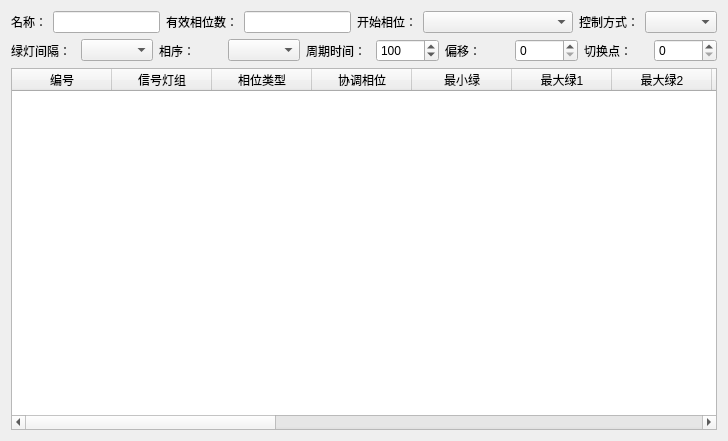
<?xml version="1.0" encoding="UTF-8"?>
<ui version="4.0">
 <class>SgProgWidget</class>
 <widget class="QWidget" name="SgProgWidget">
  <property name="geometry">
   <rect>
    <x>0</x>
    <y>0</y>
    <width>728</width>
    <height>441</height>
   </rect>
  </property>
  <property name="windowTitle">
   <string>SgProgWidget</string>
  </property>
  <layout class="QGridLayout" name="gridLayout">
   <item row="0" column="0">
    <layout class="QHBoxLayout" name="horizontalLayout">
     <item>
      <widget class="QLabel" name="label">
       <property name="text">
        <string>名称：</string>
       </property>
      </widget>
     </item>
     <item>
      <widget class="QLineEdit" name="nameLineEdit"/>
     </item>
     <item>
      <widget class="QLabel" name="label_6">
       <property name="text">
        <string>有效相位数：</string>
       </property>
      </widget>
     </item>
     <item>
      <widget class="QLineEdit" name="countPhaseLineEdit"/>
     </item>
     <item>
      <widget class="QLabel" name="label_8">
       <property name="text">
        <string>开始相位：</string>
       </property>
      </widget>
     </item>
     <item>
      <widget class="QComboBox" name="startPhaseComboBox">
       <property name="minimumSize">
        <size>
         <width>150</width>
         <height>0</height>
        </size>
       </property>
      </widget>
     </item>
     <item>
      <widget class="QLabel" name="label_7">
       <property name="text">
        <string>控制方式：</string>
       </property>
      </widget>
     </item>
     <item>
      <widget class="QComboBox" name="ctrlTypeComboBox"/>
     </item>
    </layout>
   </item>
   <item row="1" column="0">
    <layout class="QHBoxLayout" name="horizontalLayout_2">
     <item>
      <widget class="QLabel" name="label_2">
       <property name="text">
        <string>绿灯间隔：</string>
       </property>
      </widget>
     </item>
     <item>
      <widget class="QComboBox" name="comboBox"/>
     </item>
     <item>
      <widget class="QLabel" name="label_9">
       <property name="text">
        <string>相序：</string>
       </property>
      </widget>
     </item>
     <item>
      <widget class="QComboBox" name="comboBox_squence"/>
     </item>
     <item>
      <widget class="QLabel" name="label_3">
       <property name="text">
        <string>周期时间：</string>
       </property>
      </widget>
     </item>
     <item>
      <widget class="QSpinBox" name="cycleSpinBox">
       <property name="maximum">
        <number>10000</number>
       </property>
       <property name="value">
        <number>100</number>
       </property>
      </widget>
     </item>
     <item>
      <widget class="QLabel" name="label_4">
       <property name="text">
        <string>偏移：</string>
       </property>
      </widget>
     </item>
     <item>
      <widget class="QSpinBox" name="offSetSpinBox">
       <property name="maximum">
        <number>10000</number>
       </property>
       <property name="value">
        <number>0</number>
       </property>
      </widget>
     </item>
     <item>
      <widget class="QLabel" name="label_5">
       <property name="text">
        <string>切换点：</string>
       </property>
      </widget>
     </item>
     <item>
      <widget class="QSpinBox" name="switchPointSpinBox">
       <property name="maximum">
        <number>10000</number>
       </property>
       <property name="value">
        <number>0</number>
       </property>
      </widget>
     </item>
    </layout>
   </item>
   <item row="2" column="0">
    <widget class="QTableWidget" name="sgProgTableWidget">
     <property name="maximumSize">
      <size>
       <width>16777215</width>
       <height>16777215</height>
      </size>
     </property>
     <column>
      <property name="text">
       <string>编号</string>
      </property>
     </column>
     <column>
      <property name="text">
       <string>信号灯组</string>
      </property>
     </column>
     <column>
      <property name="text">
       <string>相位类型</string>
      </property>
     </column>
     <column>
      <property name="text">
       <string>协调相位</string>
      </property>
     </column>
     <column>
      <property name="text">
       <string>最小绿</string>
      </property>
     </column>
     <column>
      <property name="text">
       <string>最大绿1</string>
      </property>
     </column>
     <column>
      <property name="text">
       <string>最大绿2</string>
      </property>
     </column>
     <column>
      <property name="text">
       <string>延长绿</string>
      </property>
     </column>
     <column>
      <property name="text">
       <string>信号序列</string>
      </property>
     </column>
     <column>
      <property name="text">
       <string>图形设置</string>
      </property>
     </column>
     <column>
      <property name="text">
       <string/>
      </property>
      <property name="toolTip">
       <string>红灯1结束</string>
      </property>
      <property name="textAlignment">
       <set>AlignHCenter|AlignVCenter|AlignCenter</set>
      </property>
      <property name="icon">
       <iconset resource="mainwindow.qrc">
        <normaloff>:/lights/red</normaloff>:/lights/red</iconset>
      </property>
     </column>
     <column>
      <property name="text">
       <string/>
      </property>
      <property name="toolTip">
       <string>红闪1结束</string>
      </property>
      <property name="icon">
       <iconset resource="mainwindow.qrc">
        <normaloff>:/lights/flashing_red</normaloff>:/lights/flashing_red</iconset>
      </property>
     </column>
     <column>
      <property name="text">
       <string/>
      </property>
      <property name="toolTip">
       <string>绿灯1结束</string>
      </property>
      <property name="icon">
       <iconset resource="mainwindow.qrc">
        <normaloff>:/lights/green</normaloff>:/lights/green</iconset>
      </property>
     </column>
     <column>
      <property name="text">
       <string/>
      </property>
      <property name="toolTip">
       <string>红灯2结束</string>
      </property>
      <property name="icon">
       <iconset resource="mainwindow.qrc">
        <normaloff>:/lights/red</normaloff>:/lights/red</iconset>
      </property>
     </column>
     <column>
      <property name="text">
       <string/>
      </property>
      <property name="toolTip">
       <string>红闪2结束</string>
      </property>
      <property name="icon">
       <iconset resource="mainwindow.qrc">
        <normaloff>:/lights/flashing_red</normaloff>:/lights/flashing_red</iconset>
      </property>
     </column>
     <column>
      <property name="text">
       <string/>
      </property>
      <property name="toolTip">
       <string>绿灯2结束</string>
      </property>
      <property name="icon">
       <iconset resource="mainwindow.qrc">
        <normaloff>:/lights/green</normaloff>:/lights/green</iconset>
      </property>
     </column>
     <column>
      <property name="text">
       <string/>
      </property>
      <property name="toolTip">
       <string>红/黄</string>
      </property>
      <property name="icon">
       <iconset resource="mainwindow.qrc">
        <normaloff>:/lights/red_amber</normaloff>:/lights/red_amber</iconset>
      </property>
     </column>
     <column>
      <property name="text">
       <string/>
      </property>
      <property name="toolTip">
       <string>黄灯</string>
      </property>
      <property name="icon">
       <iconset resource="mainwindow.qrc">
        <normaloff>:/lights/amber</normaloff>:/lights/amber</iconset>
      </property>
     </column>
     <column>
      <property name="text">
       <string/>
      </property>
      <property name="toolTip">
       <string>红闪</string>
      </property>
      <property name="icon">
       <iconset resource="mainwindow.qrc">
        <normaloff>:/lights/flashing_red</normaloff>:/lights/flashing_red</iconset>
      </property>
     </column>
    </widget>
   </item>
  </layout>
 </widget>
 <layoutdefault spacing="6" margin="11"/>
 <resources>
  <include location="mainwindow.qrc"/>
 </resources>
 <connections/>
</ui>
